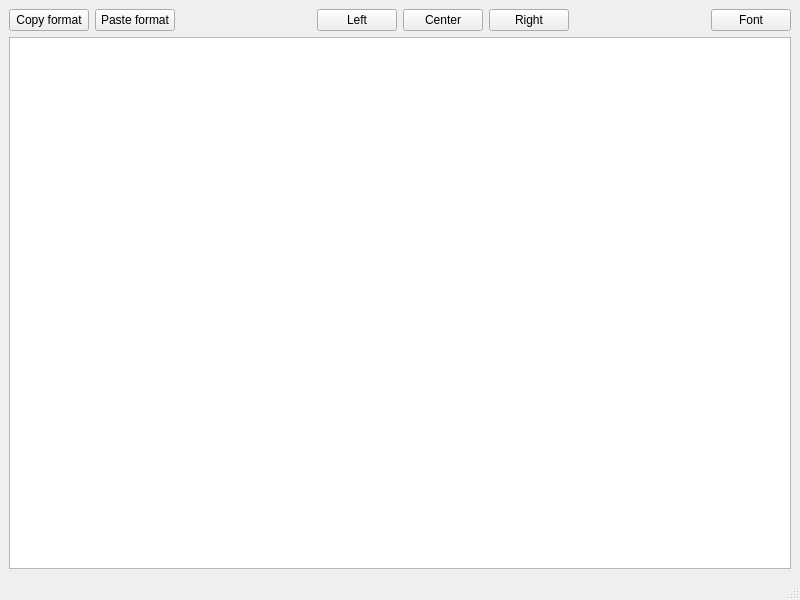
<?xml version="1.0" encoding="UTF-8"?>
<ui version="4.0">
 <class>MainWindow</class>
 <widget class="QMainWindow" name="MainWindow">
  <property name="geometry">
   <rect>
    <x>0</x>
    <y>0</y>
    <width>800</width>
    <height>600</height>
   </rect>
  </property>
  <property name="windowTitle">
   <string>MainWindow</string>
  </property>
  <widget class="QWidget" name="centralwidget">
   <layout class="QGridLayout" name="gridLayout_2">
    <item row="0" column="0">
     <layout class="QVBoxLayout" name="verticalLayout">
      <item>
       <layout class="QGridLayout" name="gridLayout">
        <item row="0" column="6">
         <spacer name="horizontalSpacer_2">
          <property name="orientation">
           <enum>Qt::Horizontal</enum>
          </property>
          <property name="sizeHint" stdset="0">
           <size>
            <width>40</width>
            <height>20</height>
           </size>
          </property>
         </spacer>
        </item>
        <item row="0" column="2">
         <spacer name="horizontalSpacer">
          <property name="orientation">
           <enum>Qt::Horizontal</enum>
          </property>
          <property name="sizeHint" stdset="0">
           <size>
            <width>40</width>
            <height>20</height>
           </size>
          </property>
         </spacer>
        </item>
        <item row="0" column="7">
         <widget class="QPushButton" name="ChFont">
          <property name="text">
           <string>Font</string>
          </property>
         </widget>
        </item>
        <item row="0" column="1">
         <widget class="QPushButton" name="FPaste">
          <property name="text">
           <string>Paste format</string>
          </property>
         </widget>
        </item>
        <item row="0" column="0">
         <widget class="QPushButton" name="FCopy">
          <property name="text">
           <string>Copy format</string>
          </property>
         </widget>
        </item>
        <item row="0" column="3">
         <widget class="QPushButton" name="ALeft">
          <property name="text">
           <string>Left</string>
          </property>
         </widget>
        </item>
        <item row="0" column="5">
         <widget class="QPushButton" name="ARight">
          <property name="text">
           <string>Right</string>
          </property>
         </widget>
        </item>
        <item row="0" column="4">
         <widget class="QPushButton" name="AMiddle">
          <property name="text">
           <string>Center</string>
          </property>
         </widget>
        </item>
        <item row="1" column="0" colspan="8">
         <widget class="QTextEdit" name="Editor"/>
        </item>
       </layout>
      </item>
     </layout>
    </item>
   </layout>
  </widget>
  <widget class="QMenuBar" name="menubar">
   <property name="geometry">
    <rect>
     <x>0</x>
     <y>0</y>
     <width>800</width>
     <height>20</height>
    </rect>
   </property>
  </widget>
  <widget class="QStatusBar" name="statusbar"/>
 </widget>
 <resources/>
 <connections/>
</ui>
